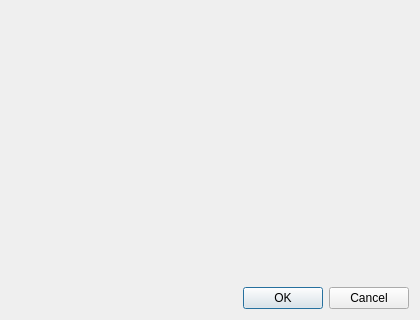
<?xml version="1.0" encoding="UTF-8"?>
<ui version="4.0">
 <class>InfraredCityRunMultipleDialog</class>
 <widget class="QDialog" name="InfraredCityRunMultipleDialog">
  <property name="geometry">
   <rect>
    <x>0</x>
    <y>0</y>
    <width>420</width>
    <height>320</height>
   </rect>
  </property>
  <property name="windowTitle">
   <string>Run Multiple Simulations</string>
  </property>

  <layout class="QVBoxLayout" name="verticalLayout">
   <!-- Form area: label + input rows -->
   <item>
    <widget class="QWidget" name="formWidget">
     <layout class="QFormLayout" name="formLayout">
     </layout>
    </widget>
   </item>

   <!-- Dialog button box (OK / Cancel) -->
   <item>
    <widget class="QDialogButtonBox" name="button_box">
     <property name="orientation">
      <enum>Qt::Horizontal</enum>
     </property>
     <property name="standardButtons">
      <set>QDialogButtonBox::Cancel|QDialogButtonBox::Ok</set>
     </property>
    </widget>
   </item>
  </layout>

 </widget>
 <resources/>
 <connections/>
</ui>
